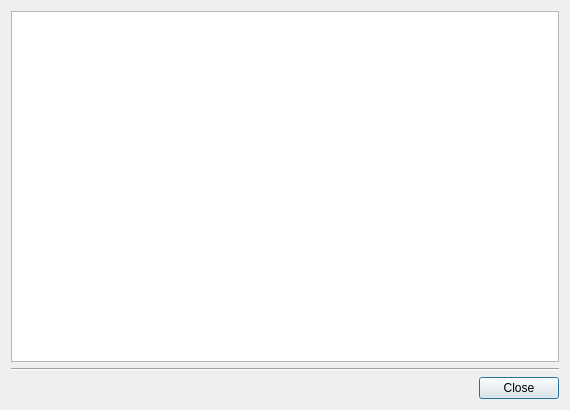
<ui version="4.0" >
 <class>QueryResultDialog</class>
 <widget class="QDialog" name="QueryResultDialog" >
  <property name="geometry" >
   <rect>
    <x>0</x>
    <y>0</y>
    <width>570</width>
    <height>410</height>
   </rect>
  </property>
  <property name="windowTitle" >
   <string>Query Results</string>
  </property>
  <layout class="QVBoxLayout" name="verticalLayout" >
   <item>
    <widget class="KScope::Core::QueryView" name="view_" />
   </item>
   <item>
    <widget class="Line" name="line" >
     <property name="orientation" >
      <enum>Qt::Horizontal</enum>
     </property>
    </widget>
   </item>
   <item>
    <widget class="QDialogButtonBox" name="buttonBox" >
     <property name="standardButtons" >
      <set>QDialogButtonBox::Close</set>
     </property>
    </widget>
   </item>
  </layout>
 </widget>
 <customwidgets>
  <customwidget>
   <class>KScope::Core::QueryView</class>
   <extends>QTreeView</extends>
   <header>queryview.h</header>
  </customwidget>
 </customwidgets>
 <resources/>
 <connections>
  <connection>
   <sender>buttonBox</sender>
   <signal>rejected()</signal>
   <receiver>QueryResultDialog</receiver>
   <slot>reject()</slot>
   <hints>
    <hint type="sourcelabel" >
     <x>444</x>
     <y>383</y>
    </hint>
    <hint type="destinationlabel" >
     <x>566</x>
     <y>355</y>
    </hint>
   </hints>
  </connection>
 </connections>
</ui>
